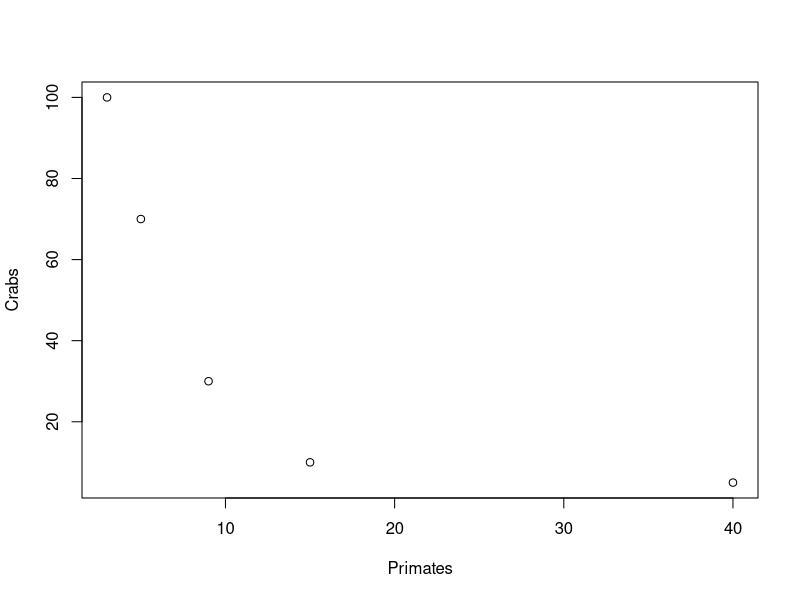
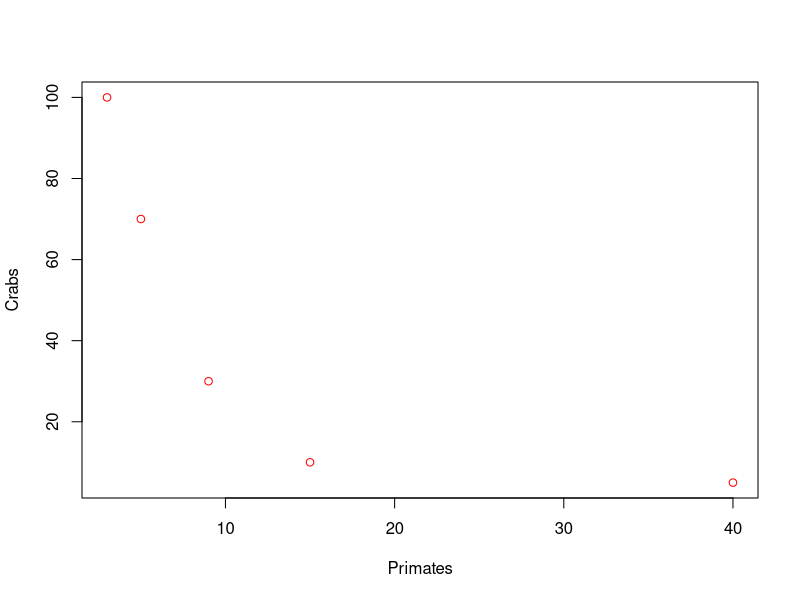
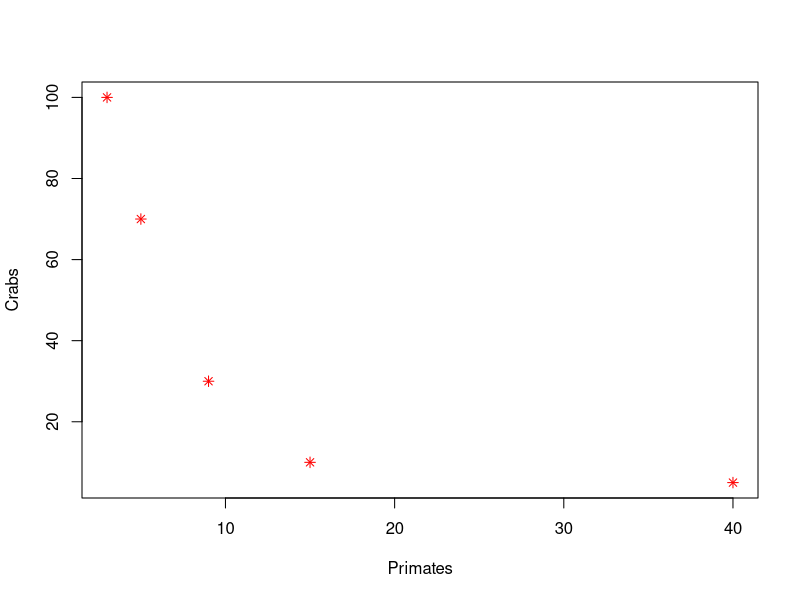
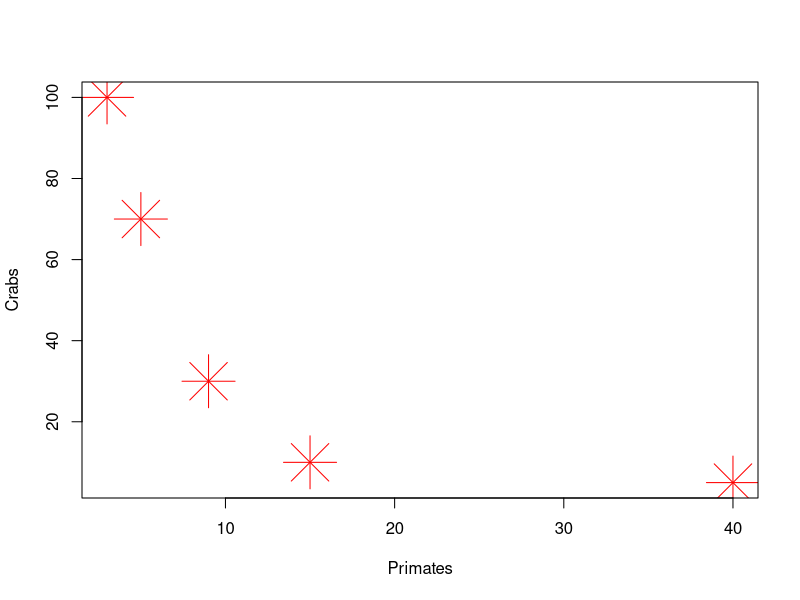
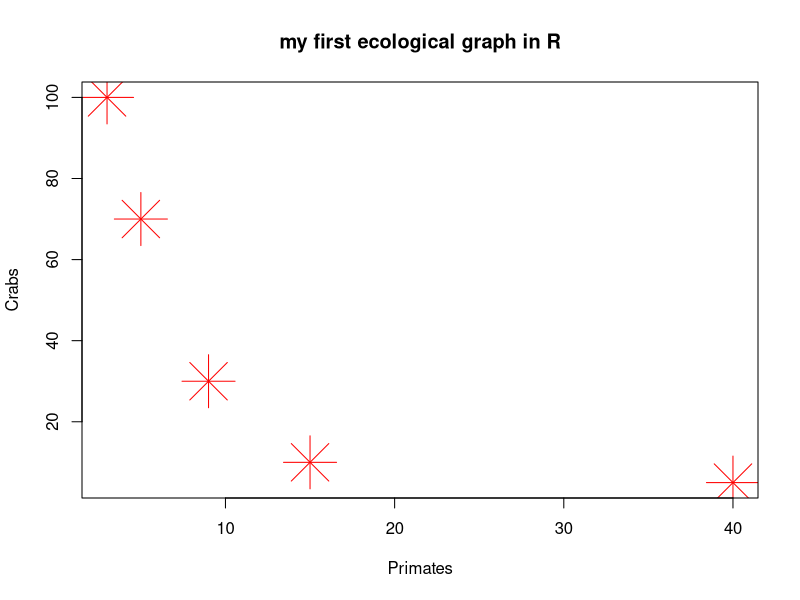

R code for these plots, in order:
# comment the code to explain the functions! always comment the function for the exam. it is important to help others to understand what you are doing.

# this is an array
Primates <- c(3, 5, 9, 15, 40)
Primates

# new set
Crabs <- c(100, 70, 30, 10, 5)
Crabs

#new plot in R
plot(Primates,Crabs)

#add colour
plot(Primates,Crabs,col="red")

#change the shape of the points in the graph
plot(Primates,Crabs,col="red", pch=8)

#character exaggeration
plot(Primates,Crabs,col="red", pch=8, cex=5)

#give the graph a title
plot(Primates,Crabs,col="red", pch=8, cex=5, main="my first ecological graph in R")

#create a dataframe (table)
EcoSet<-data.frame(Primates, Crabs)
EcoSet

#calculating mean of individuals per site
(3+5+9+15+40)/5

#summary of the dataset
summary(EcoSet)
